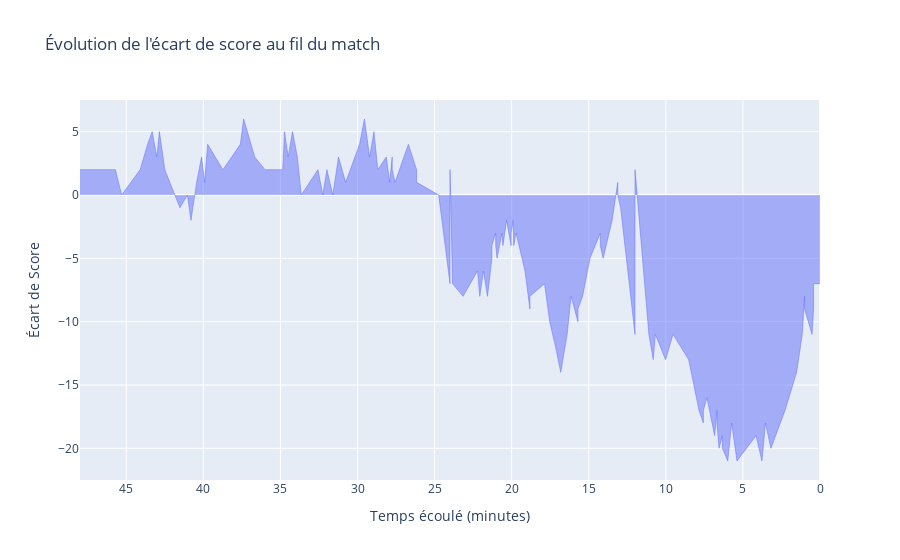

Notebook code for this chart:
### Code cell
# Sélectionner uniquement les colonnes nécessaires
play_by_play_df = df[['PCTIMESTRING', 'PERIOD', 'SCORE', 'HOMEDESCRIPTION', 'VISITORDESCRIPTION']]

# Convertir le temps de chaque période en temps cumulé en minutes
def calculate_total_time(row):
    minutes, seconds = map(int, row['PCTIMESTRING'].split(":"))
    period_offset = (row['PERIOD'] - 1) * 12  # Chaque période ajoute 12 minutes
    return 48 - (period_offset + minutes + seconds / 60)  # Calcul du temps restant en minutes

play_by_play_df['TOTAL_MINUTES'] = play_by_play_df.apply(calculate_total_time, axis=1)

# Étape 4 : Extraire les scores de chaque action
# Remplir les scores et les diviser en home et away
play_by_play_df['HOME_SCORE'], play_by_play_df['AWAY_SCORE'] = zip(*play_by_play_df['SCORE'].fillna("0-0").apply(lambda x: map(int, x.split("-"))))

# Calculer l'écart de score
play_by_play_df['SCORE_DIFF'] = play_by_play_df['HOME_SCORE'] - play_by_play_df['AWAY_SCORE']

# Étape 5 : Filtrer les actions où le score change
score_changes = play_by_play_df.dropna(subset=['SCORE']).reset_index(drop=True)

# Étape 6 : Créer le graphique
fig = px.area(score_changes, x="TOTAL_MINUTES", y="SCORE_DIFF",
                labels={"TOTAL_MINUTES": "Temps écoulé (minutes)", "SCORE_DIFF": "Écart de Score"},
                title="Évolution de l'écart de score au fil du match")

# Ajustements de style pour l'aire
fig.update_traces(line=dict(width=0.5))
fig.update_layout(yaxis=dict(title="Écart de Score", zeroline=True),
                    xaxis=dict(title="Temps écoulé (minutes)", autorange="reversed"),
                    showlegend=False)

# Afficher le graphique
fig.show()

### Figure 1 — Plotly figure (JSON) as saved in the notebook; plotly's stock layout.template omitted (floating-point values rounded to 4 significant figures)
{"data": [{"fillpattern": {"shape": ""}, "hovertemplate": "Temps écoulé (minutes)=%{x}<br>Écart de Score=%{y}<extra></extra>", "legendgroup": "", "line": {"color": "#636efa", "width": 0.5}, "marker": {"symbol": "circle"}, "mode": "lines", "name": "", "orientation": "v", "showlegend": false, "stackgroup": "1", "type": "scatter", "x": [36.67, 37.38, 37.6, 38.73, 39.72, 39.92, 40.12, 40.43, 40.8, 41.03, 41.52, 42.5, 42.85, 43.02, 43.32, 43.62, 44.1, 45.3, 45.7, 48, 24, 24.73, 26.17, 26.17, 26.7, 27.57, 27.75, 27.75, 27.92, 28.13, 28.68, 28.93, 29.22, 29.55, 29.87, 30.77, 31.23, 31.6, 31.98, 32.25, 32.57, 33.65, 33.9, 34.22, 34.5, 34.73, 34.85, 36, 12, 12.93, 13.12, 13.12, 13.48, 14.07, 14.25, 14.25, 14.92, 15.4, 15.7, 15.7, 16.15, 16.4, 16.82, 17.15, 17.53, 17.87, 18.82, 18.82, 19.13, 19.72, 19.87, 19.9, 19.9, 20.03, 20.03, 20.33, 20.57, 20.63, 20.95, 21.03, 21.03, 21.28, 21.28, 21.57, 21.83, 22.07, 22.22, 23.15, 23.83, 24, 0, 0.4167, 0.4167, 0.4167, 0.5167, 1, 1, 1.15, 1.517, 2.267, 3.183, 3.533, 3.767, 4.15, 5.383, 5.733, 5.983, 6.333, 6.333, 6.55, 6.683, 6.683, 6.833, 7.333, 7.567, 7.567, 7.85, 8.183, 8.517, 9.533, 10.02, 10.68, 10.82, 11.1, 12], "xaxis": "x", "y": [3, 6, 4, 2, 4, 1, 3, 1, -2, 0, -1, 2, 5, 3, 5, 4, 2, 0, 2, 2, 2, 0, 1, 2, 4, 1, 2, 3, 1, 3, 2, 5, 3, 6, 4, 1, 3, 0, 2, 0, 2, 0, 3, 5, 3, 5, 2, 2, 2, -1, 0, 1, -2, -5, -4, -3, -5, -8, -9, -10, -8, -11, -14, -12, -10, -7, -8, -9, -6, -3, -4, -3, -2, -3, -4, -2, -4, -3, -5, -4, -3, -4, -5, -8, -6, -8, -6, -8, -7, -7, -7, -7, -8, -9, -11, -9, -8, -11, -14, -17, -20, -18, -21, -19, -21, -18, -21, -20, -19, -20, -18, -17, -19, -16, -17, -18, -17, -15, -13, -11, -13, -11, -13, -11, -11], "yaxis": "y"}], "layout": {"legend": {"tracegroupgap": 0}, "showlegend": false, "title": {"text": "Évolution de l'écart de score au fil du match"}, "xaxis": {"anchor": "y", "autorange": "reversed", "domain": [0, 1], "title": {"text": "Temps écoulé (minutes)"}}, "yaxis": {"anchor": "x", "domain": [0, 1], "title": {"text": "Écart de Score"}, "zeroline": true}}}
